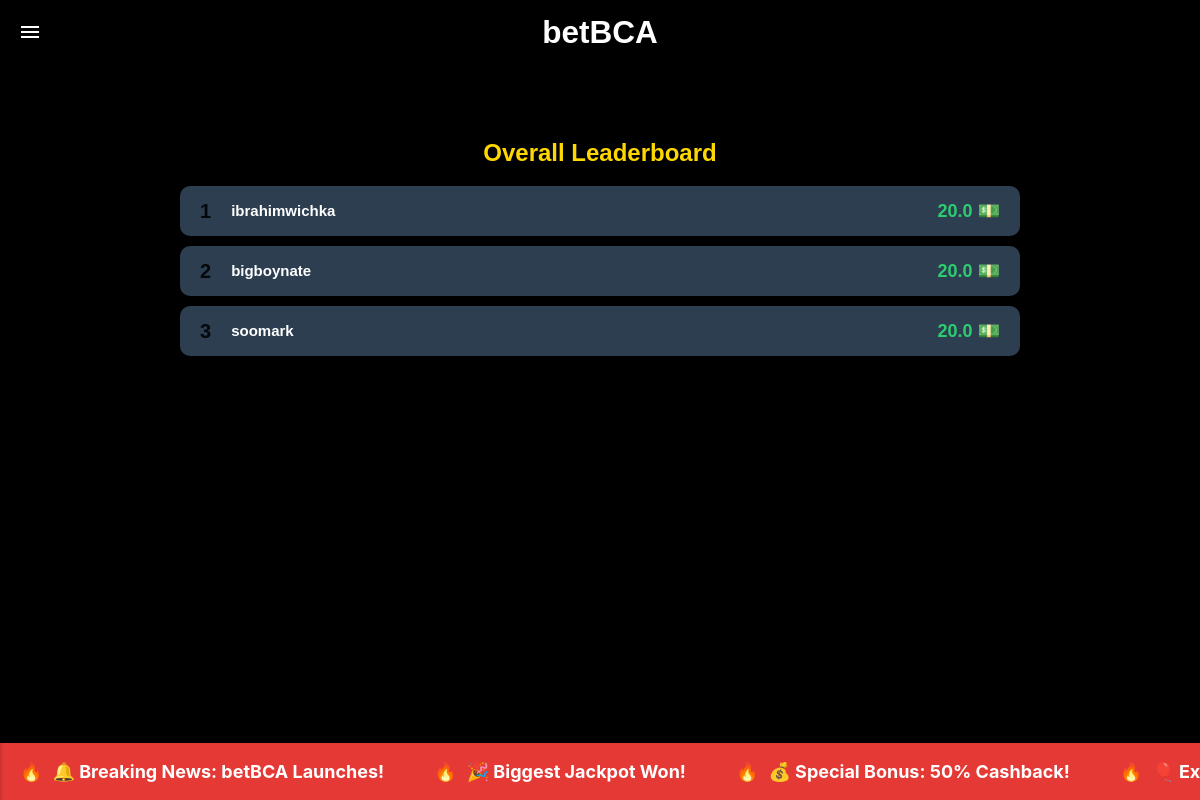
The page /leaderboard (signed in) on the database as committed earlier.
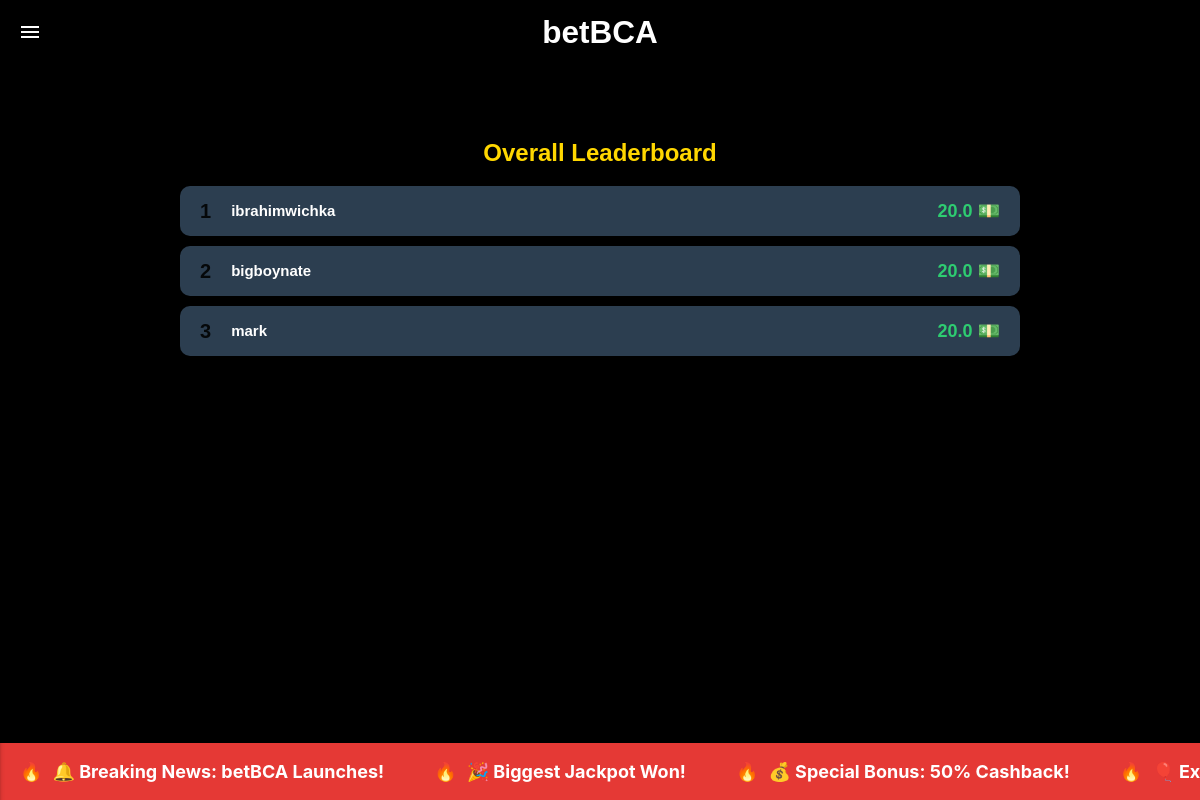
The same page on the database as committed later.
### tables this page shows
CREATE TABLE users (
            id INTEGER PRIMARY KEY AUTOINCREMENT,
            username TEXT NOT NULL UNIQUE,
            password TEXT NOT NULL,
            DOB TEXT,
            security_q TEXT,
            points REAL DEFAULT 20.00
        );

### app.py (the view)
@app.route('/leaderboard')
def leaderboard():
    if 'username' in session:
        db = get_db_connection()
        cursor = db.cursor()
        cursor.execute('SELECT * FROM users ORDER BY points DESC')
        leaderboard_data = cursor.fetchall()
        cursor.execute('SELECT points FROM users WHERE username = ?', (session['username'],))
        user_points = cursor.fetchone()['points']
        db.close()
        return render_template(
            'leaderboard.html',
            logged_in=True,
            username=session['username'],
            user_points=user_points,
            leaderboard=leaderboard_data,
            current_user=session['user_id']
        )
    else:
        return redirect('/')

### app.py (called while the page is built)
def get_db_connection():
    conn = sqlite3.connect('database.db')
    conn.row_factory = sqlite3.Row
    return conn

### templates/leaderboard.html (shortened to what this page needs)
{% extends "material/base.html" %}
{% block styles %}
    <link rel="stylesheet" href="/static/css/styles3.css">
{% endblock %}
{% block content %}
<main>
    <header>
    <nav>
      <div class="nav-wrapper black">
        <a
          href="#"
          data-target="slide-out"
          class="sidenav-trigger show-on-medium-and-up"
          ><i class="material-icons">menu</i></a
        >
        <a href="#" class="brand-logo center">betBCA</a>
      </div>
    </nav>
    </header>
    <div class="container leaderboard-container">
        <div class="leaderboard">
            <h2 class = "lead-head"> Overall Leaderboard</h2>
            <ul>
                {% for user in leaderboard %}
                <li class="{% if user['id'] == current_user_id %}highlight{% endif %}">
                    <span class="rank">{{ loop.index }}</span>
                    <span class="user-name">{{ user['username'] }}</span>
                    <span class="points"> {{user['points']}} 💵 </span>
                </li>
                {% endfor %}
            </ul>
        </div>
    </div>
    <div class="news-banner-container">
      <div class="news-banner">
        <div class="news-item">🔔 Breaking News: betBCA Launches!</div>
        <div class="news-item">🎉 Biggest Jackpot Won!</div>
        <div class="news-item">💰 Special Bonus: 50% Cashback!</div>
        <div class="news-item">🎈 Exciting Events This Weekend!</div>
      </div>
    </div>
</main>
{% endblock %}

Rows that differ between the two databases and show on the page:
changed users: username "soomark" → "mark"
